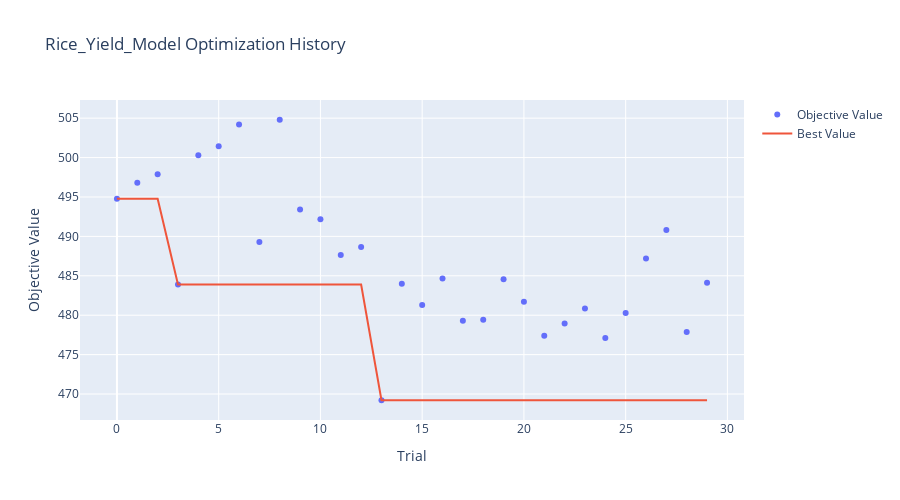
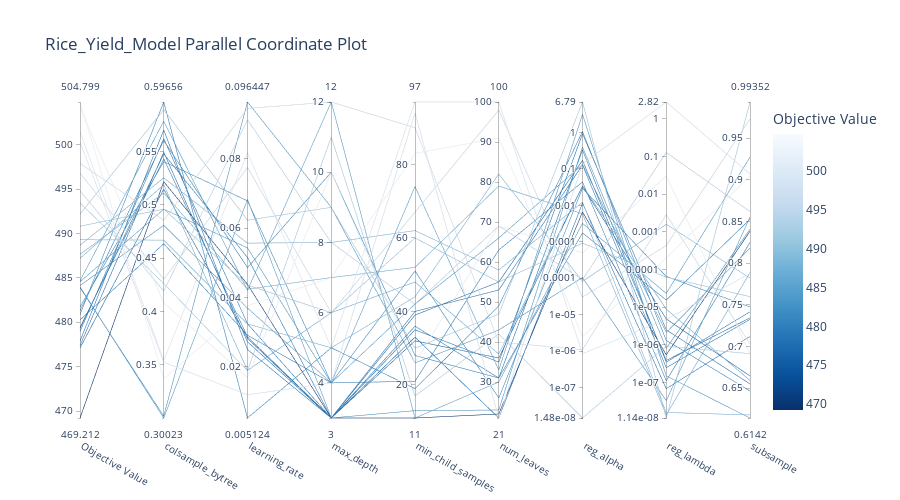
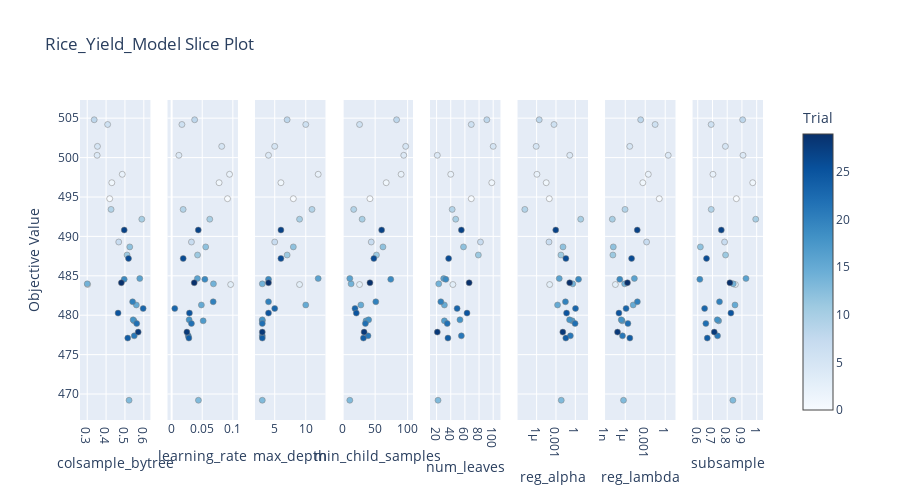
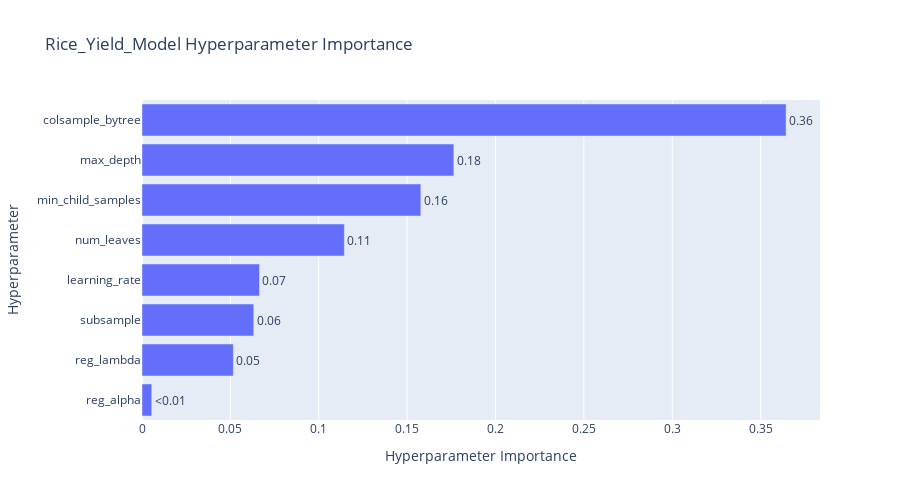

Here is the notebook cell these charts were saved with, in order:
### Markdown cell above
### 6. Optuna Visualization
Visualizing the tuning process to understand parameter importance and convergence.

### Code cell
# --- OPTUNA VISUALIZATIONS ---
name = "Rice_Yield_Model"

# 1. Optimization History
fig = plot_optimization_history(study)
fig.update_layout(title=f'{name} Optimization History', width=900, height=500)
# fig.write_image(f'optuna_{name}_history.png') # Optional save
fig.show()

# 2. Parallel Coordinate (Hyperparameter Relationships)
fig = plot_parallel_coordinate(study)
fig.update_layout(title=f'{name} Parallel Coordinate Plot', width=900, height=500)
# fig.write_image(f'optuna_{name}_parallel_coordinate.png')
fig.show()

# 3. Slice Plot (Individual Parameter impact)
fig = plot_slice(study)
fig.update_layout(title=f'{name} Slice Plot', width=900, height=500)
# fig.write_image(f'optuna_{name}_slice.png')
fig.show()

# 4. Parameter Importance
try:
    fig = plot_param_importances(study)
    fig.update_layout(title=f'{name} Hyperparameter Importance', width=900, height=500)
    # fig.write_image(f'optuna_{name}_param_importance.png')
    fig.show()
except (ValueError, RuntimeError) as e:
    print(f'Could not plot parameter importance: {e}')

### Figure 1 — Plotly figure (JSON) as saved in the notebook; plotly's stock layout.template omitted (floating-point values rounded to 4 significant figures)
{"data": [{"mode": "markers", "name": "Objective Value", "type": "scatter", "x": [0, 1, 2, 3, 4, 5, 6, 7, 8, 9, 10, 11, 12, 13, 14, 15, 16, 17, 18, 19, 20, 21, 22, 23, 24, 25, 26, 27, 28, 29], "y": [494.8, 496.8, 497.9, 483.9, 500.3, 501.4, 504.2, 489.3, 504.8, 493.4, 492.2, 487.6, 488.7, 469.2, 484.0, 481.3, 484.7, 479.3, 479.4, 484.5, 481.7, 477.4, 478.9, 480.9, 477.1, 480.3, 487.2, 490.8, 477.9, 484.1]}, {"mode": "lines", "name": "Best Value", "type": "scatter", "x": [0, 1, 2, 3, 4, 5, 6, 7, 8, 9, 10, 11, 12, 13, 14, 15, 16, 17, 18, 19, 20, 21, 22, 23, 24, 25, 26, 27, 28, 29], "y": [494.8, 494.8, 494.8, 483.9, 483.9, 483.9, 483.9, 483.9, 483.9, 483.9, 483.9, 483.9, 483.9, 469.2, 469.2, 469.2, 469.2, 469.2, 469.2, 469.2, 469.2, 469.2, 469.2, 469.2, 469.2, 469.2, 469.2, 469.2, 469.2, 469.2]}, {"marker": {"color": "#cccccc"}, "mode": "markers", "name": "Infeasible Trial", "showlegend": false, "type": "scatter", "x": [], "y": []}], "layout": {"height": 500, "title": {"text": "Rice_Yield_Model Optimization History"}, "width": 900, "xaxis": {"title": {"text": "Trial"}}, "yaxis": {"title": {"text": "Objective Value"}}}}

### Figure 2 — Plotly figure (JSON) as saved in the notebook; plotly's stock layout.template omitted (floating-point values rounded to 4 significant figures)
{"data": [{"dimensions": [{"label": "Objective Value", "range": [469.2, 504.8], "values": [494.8, 496.8, 497.9, 483.9, 500.3, 501.4, 504.2, 489.3, 504.8, 493.4, 492.2, 487.6, 488.7, 469.2, 484.0, 481.3, 484.7, 479.3, 479.4, 484.5, 481.7, 477.4, 478.9, 480.9, 477.1, 480.3, 487.2, 490.8, 477.9, 484.1]}, {"label": "colsample_bytree", "range": [0.3002, 0.5966], "values": [0.4192, 0.4303, 0.4857, 0.302, 0.3525, 0.3543, 0.4082, 0.467, 0.337, 0.4264, 0.5893, 0.5112, 0.5254, 0.5218, 0.3002, 0.5604, 0.5786, 0.5479, 0.5432, 0.4961, 0.5407, 0.5495, 0.5622, 0.5966, 0.5147, 0.4636, 0.5189, 0.4961, 0.5703, 0.4809]}, {"label": "learning_rate", "range": [0.005124, 0.09645], "values": [0.09127, 0.07751, 0.09459, 0.09645, 0.01182, 0.08181, 0.01678, 0.03232, 0.03757, 0.0188, 0.06229, 0.04234, 0.05565, 0.04377, 0.06828, 0.04859, 0.04205, 0.05151, 0.02856, 0.05429, 0.06788, 0.02713, 0.03234, 0.005124, 0.02813, 0.02903, 0.01889, 0.04352, 0.0249, 0.03688]}, {"label": "max_depth", "range": [3, 12], "values": [8, 6, 12, 9, 4, 5, 10, 5, 7, 11, 9, 7, 8, 3, 3, 10, 12, 3, 3, 4, 4, 3, 3, 5, 3, 4, 6, 6, 3, 4]}, {"label": "min_child_samples", "range": [11, 97], "values": [42, 67, 90, 26, 94, 97, 26, 44, 83, 17, 30, 52, 62, 11, 13, 28, 11, 36, 40, 74, 51, 39, 35, 19, 32, 21, 48, 60, 33, 42]}, {"label": "num_leaves", "range": [21, 100], "values": [69, 98, 40, 43, 21, 100, 69, 82, 91, 42, 47, 79, 58, 22, 23, 31, 30, 31, 53, 33, 26, 55, 35, 49, 36, 63, 37, 55, 21, 66]}, {"label": "reg_alpha", "range": [-7.829, 0.832], "ticktext": ["1.48e-08", "1e-07", "1e-06", "1e-05", "0.0001", "0.001", "0.01", "0.1", "1", "6.79"], "tickvals": [-7.829, -7, -6, -5, -4, -3, -2, -1, 0, 0.832], "values": [-4.036, -4.515, -5.955, -3.978, -0.865, -6.067, -3.303, -4.086, -5.599, -7.829, 0.832, -2.233, -1.914, -2.183, -0.4038, -2.757, -2.494, -0.4823, -0.8934, 0.4935, -1.533, -0.769, -0.04007, 0.02338, -1.477, -1.36, -1.465, -3.038, -1.941, -0.8809]}, {"label": "reg_lambda", "range": [-7.942, 0.4508], "ticktext": ["1.14e-08", "1e-07", "1e-06", "1e-05", "0.0001", "0.001", "0.01", "0.1", "1", "2.82"], "tickvals": [-7.942, -7, -6, -5, -4, -3, -2, -1, 0, 0.4508], "values": [-0.8908, -3.361, -2.542, -7.483, 0.4508, -5.325, -1.514, -2.797, -3.687, -6.036, -7.942, -7.86, -7.796, -6.264, -6.092, -4.81, -4.632, -6.46, -6.605, -6.824, -4.182, -6.415, -5.601, -5.881, -5.311, -6.954, -5.05, -4.2, -7.163, -5.669]}, {"label": "subsample", "range": [0.6142, 0.9935], "values": [0.862, 0.9732, 0.7031, 0.8554, 0.9072, 0.7877, 0.691, 0.7821, 0.9048, 0.6915, 0.9935, 0.7888, 0.6179, 0.8383, 0.8406, 0.8527, 0.9273, 0.7417, 0.7326, 0.6142, 0.7475, 0.7344, 0.655, 0.6466, 0.6646, 0.825, 0.6593, 0.7599, 0.7121, 0.8183]}], "labelangle": 30, "labelside": "bottom", "line": {"color": [494.8, 496.8, 497.9, 483.9, 500.3, 501.4, 504.2, 489.3, 504.8, 493.4, 492.2, 487.6, 488.7, 469.2, 484.0, 481.3, 484.7, 479.3, 479.4, 484.5, 481.7, 477.4, 478.9, 480.9, 477.1, 480.3, 487.2, 490.8, 477.9, 484.1], "colorbar": {"title": {"text": "Objective Value"}}, "colorscale": [[0, "rgb(247,251,255)"], [0.125, "rgb(222,235,247)"], [0.25, "rgb(198,219,239)"], [0.375, "rgb(158,202,225)"], [0.5, "rgb(107,174,214)"], [0.625, "rgb(66,146,198)"], [0.75, "rgb(33,113,181)"], [0.875, "rgb(8,81,156)"], [1, "rgb(8,48,107)"]], "reversescale": true, "showscale": true}, "type": "parcoords"}], "layout": {"height": 500, "title": {"text": "Rice_Yield_Model Parallel Coordinate Plot"}, "width": 900}}

### Figure 3 — Plotly figure (JSON) as saved in the notebook; plotly's stock layout.template omitted (floating-point values rounded to 4 significant figures)
{"data": [{"marker": {"color": [0, 1, 2, 3, 4, 5, 6, 7, 8, 9, 10, 11, 12, 13, 14, 15, 16, 17, 18, 19, 20, 21, 22, 23, 24, 25, 26, 27, 28, 29], "colorbar": {"title": {"text": "Trial"}, "x": 1, "xpad": 40}, "colorscale": [[0, "rgb(247,251,255)"], [0.125, "rgb(222,235,247)"], [0.25, "rgb(198,219,239)"], [0.375, "rgb(158,202,225)"], [0.5, "rgb(107,174,214)"], [0.625, "rgb(66,146,198)"], [0.75, "rgb(33,113,181)"], [0.875, "rgb(8,81,156)"], [1, "rgb(8,48,107)"]], "line": {"color": "Grey", "width": 0.5}, "showscale": true}, "mode": "markers", "name": "Feasible Trial", "showlegend": false, "type": "scatter", "x": [0.4192, 0.4303, 0.4857, 0.302, 0.3525, 0.3543, 0.4082, 0.467, 0.337, 0.4264, 0.5893, 0.5112, 0.5254, 0.5218, 0.3002, 0.5604, 0.5786, 0.5479, 0.5432, 0.4961, 0.5407, 0.5495, 0.5622, 0.5966, 0.5147, 0.4636, 0.5189, 0.4961, 0.5703, 0.4809], "xaxis": "x", "y": [494.8, 496.8, 497.9, 483.9, 500.3, 501.4, 504.2, 489.3, 504.8, 493.4, 492.2, 487.6, 488.7, 469.2, 484.0, 481.3, 484.7, 479.3, 479.4, 484.5, 481.7, 477.4, 478.9, 480.9, 477.1, 480.3, 487.2, 490.8, 477.9, 484.1], "yaxis": "y"}, {"marker": {"color": [0, 1, 2, 3, 4, 5, 6, 7, 8, 9, 10, 11, 12, 13, 14, 15, 16, 17, 18, 19, 20, 21, 22, 23, 24, 25, 26, 27, 28, 29], "colorbar": {"title": {"text": "Trial"}, "x": 1, "xpad": 40}, "colorscale": [[0, "rgb(247,251,255)"], [0.125, "rgb(222,235,247)"], [0.25, "rgb(198,219,239)"], [0.375, "rgb(158,202,225)"], [0.5, "rgb(107,174,214)"], [0.625, "rgb(66,146,198)"], [0.75, "rgb(33,113,181)"], [0.875, "rgb(8,81,156)"], [1, "rgb(8,48,107)"]], "line": {"color": "Grey", "width": 0.5}, "showscale": false}, "mode": "markers", "name": "Feasible Trial", "showlegend": false, "type": "scatter", "x": [0.09127, 0.07751, 0.09459, 0.09645, 0.01182, 0.08181, 0.01678, 0.03232, 0.03757, 0.0188, 0.06229, 0.04234, 0.05565, 0.04377, 0.06828, 0.04859, 0.04205, 0.05151, 0.02856, 0.05429, 0.06788, 0.02713, 0.03234, 0.005124, 0.02813, 0.02903, 0.01889, 0.04352, 0.0249, 0.03688], "xaxis": "x2", "y": [494.8, 496.8, 497.9, 483.9, 500.3, 501.4, 504.2, 489.3, 504.8, 493.4, 492.2, 487.6, 488.7, 469.2, 484.0, 481.3, 484.7, 479.3, 479.4, 484.5, 481.7, 477.4, 478.9, 480.9, 477.1, 480.3, 487.2, 490.8, 477.9, 484.1], "yaxis": "y2"}, {"marker": {"color": [0, 1, 2, 3, 4, 5, 6, 7, 8, 9, 10, 11, 12, 13, 14, 15, 16, 17, 18, 19, 20, 21, 22, 23, 24, 25, 26, 27, 28, 29], "colorbar": {"title": {"text": "Trial"}, "x": 1, "xpad": 40}, "colorscale": [[0, "rgb(247,251,255)"], [0.125, "rgb(222,235,247)"], [0.25, "rgb(198,219,239)"], [0.375, "rgb(158,202,225)"], [0.5, "rgb(107,174,214)"], [0.625, "rgb(66,146,198)"], [0.75, "rgb(33,113,181)"], [0.875, "rgb(8,81,156)"], [1, "rgb(8,48,107)"]], "line": {"color": "Grey", "width": 0.5}, "showscale": false}, "mode": "markers", "name": "Feasible Trial", "showlegend": false, "type": "scatter", "x": [8, 6, 12, 9, 4, 5, 10, 5, 7, 11, 9, 7, 8, 3, 3, 10, 12, 3, 3, 4, 4, 3, 3, 5, 3, 4, 6, 6, 3, 4], "xaxis": "x3", "y": [494.8, 496.8, 497.9, 483.9, 500.3, 501.4, 504.2, 489.3, 504.8, 493.4, 492.2, 487.6, 488.7, 469.2, 484.0, 481.3, 484.7, 479.3, 479.4, 484.5, 481.7, 477.4, 478.9, 480.9, 477.1, 480.3, 487.2, 490.8, 477.9, 484.1], "yaxis": "y3"}, {"marker": {"color": [0, 1, 2, 3, 4, 5, 6, 7, 8, 9, 10, 11, 12, 13, 14, 15, 16, 17, 18, 19, 20, 21, 22, 23, 24, 25, 26, 27, 28, 29], "colorbar": {"title": {"text": "Trial"}, "x": 1, "xpad": 40}, "colorscale": [[0, "rgb(247,251,255)"], [0.125, "rgb(222,235,247)"], [0.25, "rgb(198,219,239)"], [0.375, "rgb(158,202,225)"], [0.5, "rgb(107,174,214)"], [0.625, "rgb(66,146,198)"], [0.75, "rgb(33,113,181)"], [0.875, "rgb(8,81,156)"], [1, "rgb(8,48,107)"]], "line": {"color": "Grey", "width": 0.5}, "showscale": false}, "mode": "markers", "name": "Feasible Trial", "showlegend": false, "type": "scatter", "x": [42, 67, 90, 26, 94, 97, 26, 44, 83, 17, 30, 52, 62, 11, 13, 28, 11, 36, 40, 74, 51, 39, 35, 19, 32, 21, 48, 60, 33, 42], "xaxis": "x4", "y": [494.8, 496.8, 497.9, 483.9, 500.3, 501.4, 504.2, 489.3, 504.8, 493.4, 492.2, 487.6, 488.7, 469.2, 484.0, 481.3, 484.7, 479.3, 479.4, 484.5, 481.7, 477.4, 478.9, 480.9, 477.1, 480.3, 487.2, 490.8, 477.9, 484.1], "yaxis": "y4"}, {"marker": {"color": [0, 1, 2, 3, 4, 5, 6, 7, 8, 9, 10, 11, 12, 13, 14, 15, 16, 17, 18, 19, 20, 21, 22, 23, 24, 25, 26, 27, 28, 29], "colorbar": {"title": {"text": "Trial"}, "x": 1, "xpad": 40}, "colorscale": [[0, "rgb(247,251,255)"], [0.125, "rgb(222,235,247)"], [0.25, "rgb(198,219,239)"], [0.375, "rgb(158,202,225)"], [0.5, "rgb(107,174,214)"], [0.625, "rgb(66,146,198)"], [0.75, "rgb(33,113,181)"], [0.875, "rgb(8,81,156)"], [1, "rgb(8,48,107)"]], "line": {"color": "Grey", "width": 0.5}, "showscale": false}, "mode": "markers", "name": "Feasible Trial", "showlegend": false, "type": "scatter", "x": [69, 98, 40, 43, 21, 100, 69, 82, 91, 42, 47, 79, 58, 22, 23, 31, 30, 31, 53, 33, 26, 55, 35, 49, 36, 63, 37, 55, 21, 66], "xaxis": "x5", "y": [494.8, 496.8, 497.9, 483.9, 500.3, 501.4, 504.2, 489.3, 504.8, 493.4, 492.2, 487.6, 488.7, 469.2, 484.0, 481.3, 484.7, 479.3, 479.4, 484.5, 481.7, 477.4, 478.9, 480.9, 477.1, 480.3, 487.2, 490.8, 477.9, 484.1], "yaxis": "y5"}, {"marker": {"color": [0, 1, 2, 3, 4, 5, 6, 7, 8, 9, 10, 11, 12, 13, 14, 15, 16, 17, 18, 19, 20, 21, 22, 23, 24, 25, 26, 27, 28, 29], "colorbar": {"title": {"text": "Trial"}, "x": 1, "xpad": 40}, "colorscale": [[0, "rgb(247,251,255)"], [0.125, "rgb(222,235,247)"], [0.25, "rgb(198,219,239)"], [0.375, "rgb(158,202,225)"], [0.5, "rgb(107,174,214)"], [0.625, "rgb(66,146,198)"], [0.75, "rgb(33,113,181)"], [0.875, "rgb(8,81,156)"], [1, "rgb(8,48,107)"]], "line": {"color": "Grey", "width": 0.5}, "showscale": false}, "mode": "markers", "name": "Feasible Trial", "showlegend": false, "type": "scatter", "x": [9.202e-05, 3.053e-05, 1.108e-06, 0.0001052, 0.1364, 8.576e-07, 0.000498, 8.201e-05, 2.52e-06, 1.482e-08, 6.791, 0.005842, 0.01218, 0.006563, 0.3947, 0.001751, 0.003203, 0.3294, 0.1278, 3.116, 0.02933, 0.1702, 0.9119, 1.055, 0.0333, 0.04366, 0.03426, 0.0009165, 0.01146, 0.1316], "xaxis": "x6", "y": [494.8, 496.8, 497.9, 483.9, 500.3, 501.4, 504.2, 489.3, 504.8, 493.4, 492.2, 487.6, 488.7, 469.2, 484.0, 481.3, 484.7, 479.3, 479.4, 484.5, 481.7, 477.4, 478.9, 480.9, 477.1, 480.3, 487.2, 490.8, 477.9, 484.1], "yaxis": "y6"}, {"marker": {"color": [0, 1, 2, 3, 4, 5, 6, 7, 8, 9, 10, 11, 12, 13, 14, 15, 16, 17, 18, 19, 20, 21, 22, 23, 24, 25, 26, 27, 28, 29], "colorbar": {"title": {"text": "Trial"}, "x": 1, "xpad": 40}, "colorscale": [[0, "rgb(247,251,255)"], [0.125, "rgb(222,235,247)"], [0.25, "rgb(198,219,239)"], [0.375, "rgb(158,202,225)"], [0.5, "rgb(107,174,214)"], [0.625, "rgb(66,146,198)"], [0.75, "rgb(33,113,181)"], [0.875, "rgb(8,81,156)"], [1, "rgb(8,48,107)"]], "line": {"color": "Grey", "width": 0.5}, "showscale": false}, "mode": "markers", "name": "Feasible Trial", "showlegend": false, "type": "scatter", "x": [0.1286, 0.0004356, 0.00287, 3.288e-08, 2.824, 4.734e-06, 0.03064, 0.001595, 0.0002056, 9.194e-07, 1.142e-08, 1.38e-08, 1.601e-08, 5.449e-07, 8.1e-07, 1.547e-05, 2.331e-05, 3.465e-07, 2.484e-07, 1.501e-07, 6.577e-05, 3.849e-07, 2.508e-06, 1.317e-06, 4.886e-06, 1.113e-07, 8.91e-06, 6.306e-05, 6.865e-08, 2.144e-06], "xaxis": "x7", "y": [494.8, 496.8, 497.9, 483.9, 500.3, 501.4, 504.2, 489.3, 504.8, 493.4, 492.2, 487.6, 488.7, 469.2, 484.0, 481.3, 484.7, 479.3, 479.4, 484.5, 481.7, 477.4, 478.9, 480.9, 477.1, 480.3, 487.2, 490.8, 477.9, 484.1], "yaxis": "y7"}, {"marker": {"color": [0, 1, 2, 3, 4, 5, 6, 7, 8, 9, 10, 11, 12, 13, 14, 15, 16, 17, 18, 19, 20, 21, 22, 23, 24, 25, 26, 27, 28, 29], "colorbar": {"title": {"text": "Trial"}, "x": 1, "xpad": 40}, "colorscale": [[0, "rgb(247,251,255)"], [0.125, "rgb(222,235,247)"], [0.25, "rgb(198,219,239)"], [0.375, "rgb(158,202,225)"], [0.5, "rgb(107,174,214)"], [0.625, "rgb(66,146,198)"], [0.75, "rgb(33,113,181)"], [0.875, "rgb(8,81,156)"], [1, "rgb(8,48,107)"]], "line": {"color": "Grey", "width": 0.5}, "showscale": false}, "mode": "markers", "name": "Feasible Trial", "showlegend": false, "type": "scatter", "x": [0.862, 0.9732, 0.7031, 0.8554, 0.9072, 0.7877, 0.691, 0.7821, 0.9048, 0.6915, 0.9935, 0.7888, 0.6179, 0.8383, 0.8406, 0.8527, 0.9273, 0.7417, 0.7326, 0.6142, 0.7475, 0.7344, 0.655, 0.6466, 0.6646, 0.825, 0.6593, 0.7599, 0.7121, 0.8183], "xaxis": "x8", "y": [494.8, 496.8, 497.9, 483.9, 500.3, 501.4, 504.2, 489.3, 504.8, 493.4, 492.2, 487.6, 488.7, 469.2, 484.0, 481.3, 484.7, 479.3, 479.4, 484.5, 481.7, 477.4, 478.9, 480.9, 477.1, 480.3, 487.2, 490.8, 477.9, 484.1], "yaxis": "y8"}], "layout": {"height": 500, "title": {"text": "Rice_Yield_Model Slice Plot"}, "width": 900, "xaxis": {"anchor": "y", "domain": [0, 0.1031], "title": {"text": "colsample_bytree"}}, "xaxis2": {"anchor": "y2", "domain": [0.1281, 0.2312], "title": {"text": "learning_rate"}}, "xaxis3": {"anchor": "y3", "domain": [0.2562, 0.3594], "title": {"text": "max_depth"}}, "xaxis4": {"anchor": "y4", "domain": [0.3844, 0.4875], "title": {"text": "min_child_samples"}}, "xaxis5": {"anchor": "y5", "domain": [0.5125, 0.6156], "title": {"text": "num_leaves"}}, "xaxis6": {"anchor": "y6", "domain": [0.6406, 0.7438], "title": {"text": "reg_alpha"}, "type": "log"}, "xaxis7": {"anchor": "y7", "domain": [0.7688, 0.8719], "title": {"text": "reg_lambda"}, "type": "log"}, "xaxis8": {"anchor": "y8", "domain": [0.8969, 1], "title": {"text": "subsample"}}, "yaxis": {"anchor": "x", "domain": [0, 1], "title": {"text": "Objective Value"}}, "yaxis2": {"anchor": "x2", "domain": [0, 1], "matches": "y", "showticklabels": false}, "yaxis3": {"anchor": "x3", "domain": [0, 1], "matches": "y", "showticklabels": false}, "yaxis4": {"anchor": "x4", "domain": [0, 1], "matches": "y", "showticklabels": false}, "yaxis5": {"anchor": "x5", "domain": [0, 1], "matches": "y", "showticklabels": false}, "yaxis6": {"anchor": "x6", "domain": [0, 1], "matches": "y", "showticklabels": false}, "yaxis7": {"anchor": "x7", "domain": [0, 1], "matches": "y", "showticklabels": false}, "yaxis8": {"anchor": "x8", "domain": [0, 1], "matches": "y", "showticklabels": false}}}

### Figure 4 — Plotly figure (JSON) as saved in the notebook; plotly's stock layout.template omitted (floating-point values rounded to 4 significant figures)
{"data": [{"cliponaxis": false, "hovertemplate": ["reg_alpha (FloatDistribution): 0.005524198699544651<extra></extra>", "reg_lambda (FloatDistribution): 0.05170203901156907<extra></extra>", "subsample (FloatDistribution): 0.06321639594590743<extra></extra>", "learning_rate (FloatDistribution): 0.06647054750239713<extra></extra>", "num_leaves (IntDistribution): 0.11448698935034307<extra></extra>", "min_child_samples (IntDistribution): 0.15777098605438575<extra></extra>", "max_depth (IntDistribution): 0.1764160559633706<extra></extra>", "colsample_bytree (FloatDistribution): 0.36441278747248224<extra></extra>"], "name": "Objective Value", "orientation": "h", "text": ["<0.01", "0.05", "0.06", "0.07", "0.11", "0.16", "0.18", "0.36"], "textposition": "outside", "type": "bar", "x": [0.005524, 0.0517, 0.06322, 0.06647, 0.1145, 0.1578, 0.1764, 0.3644], "y": ["reg_alpha", "reg_lambda", "subsample", "learning_rate", "num_leaves", "min_child_samples", "max_depth", "colsample_bytree"]}], "layout": {"height": 500, "title": {"text": "Rice_Yield_Model Hyperparameter Importance"}, "width": 900, "xaxis": {"title": {"text": "Hyperparameter Importance"}}, "yaxis": {"title": {"text": "Hyperparameter"}}}}
